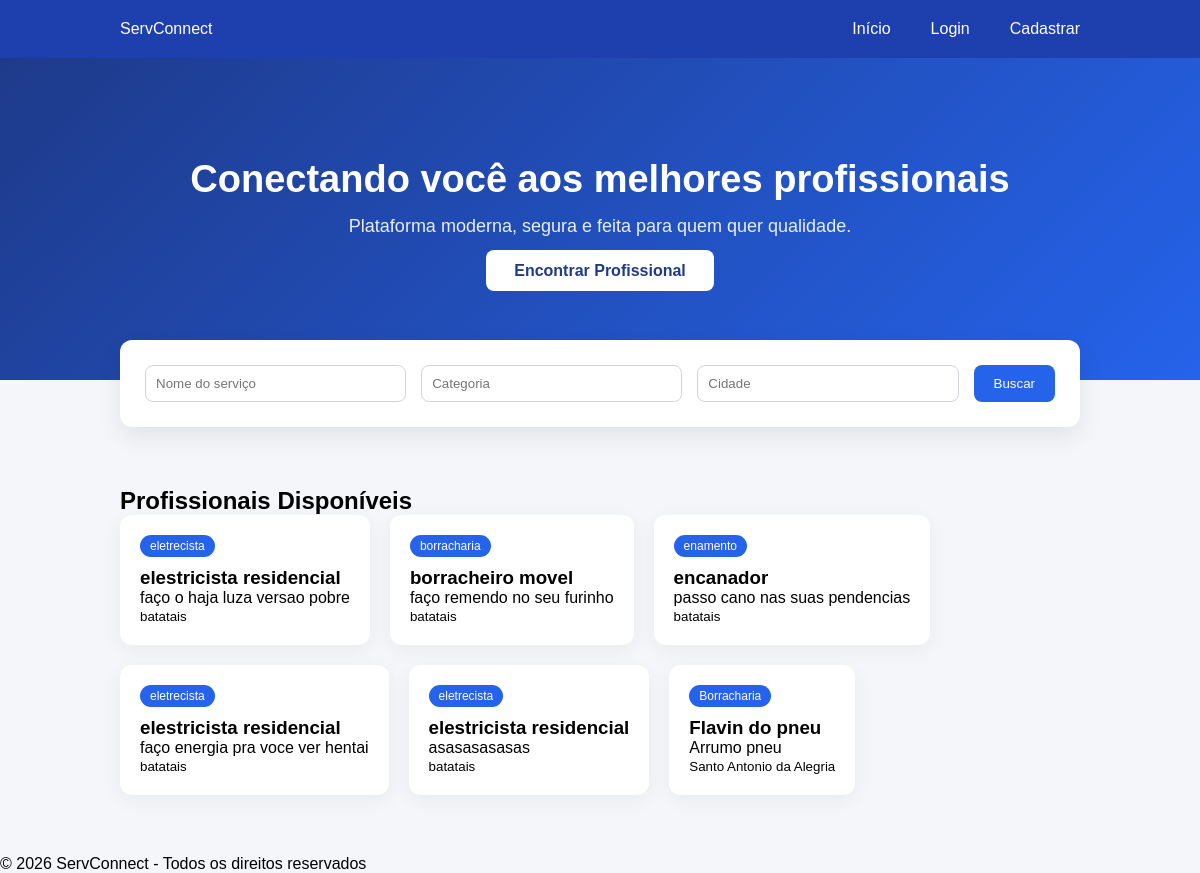
The page / on the database its author committed.
### apps/servicos/models.py (models this page shows, shortened)
class Servico(models.Model):
    nome = models.CharField(max_length=100)
    descricao = models.TextField()
    cidade = models.CharField(max_length=100)
    categoria = models.CharField(max_length=100)
    usuario = models.ForeignKey(User, on_delete=models.CASCADE)

### apps/servicos/views.py (the view)
# urls.py: path('', views.home, name='home'),
def home(request):
    servicos = Servico.objects.all()
    nome = request.GET.get('nome')
    categoria = request.GET.get('categoria')
    cidade = request.GET.get('cidade')
    if nome:
        servicos = servicos.filter(nome__icontains=nome)
    if categoria:
        servicos = servicos.filter(categoria__icontains=categoria)
    if cidade:
        servicos = servicos.filter(cidade__icontains=cidade)
    return render(request, 'home.html', {
        'servicos': servicos,
        'nome': nome or '',
        'categoria': categoria or '',
        'cidade': cidade or '',
    })

### templates/home.html
{% extends 'base.html' %}
{% block content %}
<section class="hero-modern">
    <div class="hero-content">
        <h1>Conectando você aos melhores profissionais</h1>
        <p>Plataforma moderna, segura e feita para quem quer qualidade.</p>
        <a href="#busca" class="btn-hero">Encontrar Profissional</a>
    </div>
</section>
<section id="busca" class="search-wrapper">
    <div class="search-card">
        <form method="GET">
            <input type="text" name="nome" placeholder="Nome do serviço" value="{{ nome }}">
            <input type="text" name="categoria" placeholder="Categoria" value="{{ categoria }}">
            <input type="text" name="cidade" placeholder="Cidade" value="{{ cidade }}">
            <button type="submit">Buscar</button>
        </form>
    </div>
</section>
<section class="services">
    <h2>Profissionais Disponíveis</h2>
    <div class="cards">
        {% for servico in servicos %}
            <a href="{% url 'detalhe_servico' servico.id %}" class="card-link">
                <div class="card-modern">
                    <span class="badge">{{ servico.categoria }}</span>
                    <h3>{{ servico.nome }}</h3>
                    <p>{{ servico.descricao|truncatechars:80 }}</p>
                    <small>{{ servico.cidade }}</small>
                </div>
            </a>
        {% endfor %}
    </div>
</section>
{% endblock %}

### templates/base.html (shortened to what this page needs)
{% load static %}
<!DOCTYPE html>
<html lang="pt-br">
<head>
    <link rel="stylesheet" href="{% static 'css/style.css' %}">
</head>
<body>
<header class="navbar">
    <div class="logo">ServConnect</div>
    <nav class="nav-links">
    <a href="/">Início</a>
    {% if user.is_authenticated %}
        <a href="{% url 'dashboard' %}">Dashboard</a>
        {% if user.perfil.tipo == 'prestador' %}
            <a href="{% url 'criar_servico' %}">Criar Serviço</a>
        {% endif %}
        <span class="user-name">Olá, {{ user.username }}</span>
        <form method="POST" action="{% url 'logout' %}" class="logout-form">
            {% csrf_token %}
            <button type="submit" class="logout-btn">Sair</button>
        </form>
    {% else %}
        <a href="{% url 'login' %}">Login</a>
        <a href="{% url 'cadastro' %}">Cadastrar</a>
    {% endif %}
</nav>
</header>
<main>
    {% block content %}
    {% endblock %}
</main>
<footer>
    © 2026 ServConnect - Todos os direitos reservados
</footer>
</body>
</html>

### static/css/style.css (style rules this page uses)
* { margin: 0; padding: 0; box-sizing: border-box; font-family: Arial, sans-serif; }
body { background-color: #f4f6f9; }
.navbar { background: #1e40af; color: white; padding: 20px 10%; display: flex; justify-content: space-between; align-items: center; }
.navbar a { color: white; margin-left: 20px; text-decoration: none; }
.services { padding: 60px 10%; }
.cards { display: flex; gap: 20px; flex-wrap: wrap; }
.card-link { text-decoration: none; color: inherit; }
.hero-modern { background: linear-gradient(135deg, #1e3a8a, #2563eb); color: white; padding: 100px 20px; text-align: center; }
.hero-modern h1 { font-size: 38px; margin-bottom: 15px; }
.hero-modern p { font-size: 18px; margin-bottom: 25px; opacity: 0.9; }
.btn-hero { padding: 12px 28px; background: white; color: #1e3a8a; border-radius: 8px; font-weight: bold; text-decoration: none; transition: 0.3s; }
.search-wrapper { margin-top: -40px; padding: 0 10%; }
.search-card { background: white; padding: 25px; border-radius: 12px; box-shadow: 0 10px 25px rgba(0,0,0,0.08); }
.search-card form { display: flex; gap: 15px; flex-wrap: wrap; }
.search-card input { padding: 10px; border-radius: 8px; border: 1px solid #d1d5db; flex: 1; }
.search-card button { padding: 10px 20px; background: #2563eb; color: white; border-radius: 8px; border: none; }
.card-modern { background: white; padding: 20px; border-radius: 12px; box-shadow: 0 5px 20px rgba(0,0,0,0.05); transition: 0.3s; }
.badge { display: inline-block; background: #2563eb; color: white; padding: 4px 10px; font-size: 12px; border-radius: 20px; margin-bottom: 10px; }
.nav-links { display: flex; align-items: center; gap: 20px; }

### rows shown on the page
Servico: categoria "eletrecista", nome "elestricista residencial", descricao "faço o haja luza versao pobre", cidade "batatais"
Servico: categoria "borracharia", nome "borracheiro movel", descricao "faço remendo no seu furinho", cidade "batatais"
Servico: categoria "enamento", nome "encanador", descricao "passo cano nas suas pendencias", cidade "batatais"
Servico: categoria "eletrecista", nome "elestricista residencial", descricao "faço energia pra voce ver hentai", cidade "batatais"
Servico: categoria "eletrecista", nome "elestricista residencial", descricao "asasasasasas", cidade "batatais"
Servico: categoria "Borracharia", nome "Flavin do pneu", descricao "Arrumo pneu", cidade "Santo Antonio da Alegria"
